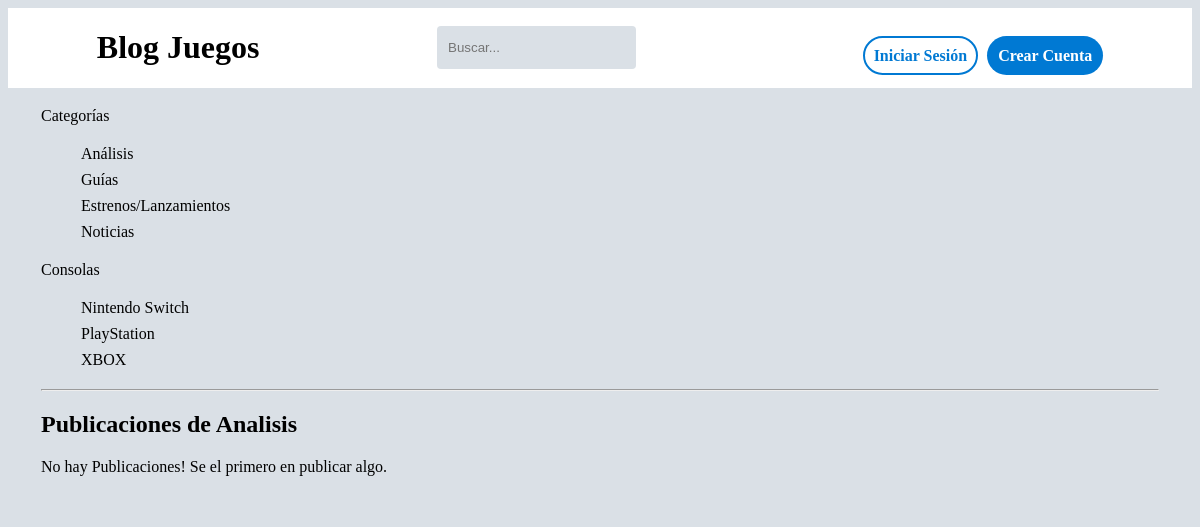
/publicaciones/categoria/analisis/, run on the app's committed database.
### principal/models.py (models this page shows)
class Category_Model(models.Model):
    name = models.CharField(max_length=50, unique=True, verbose_name='Nombre de la Categoría')
    slug = models.SlugField(max_length=100, unique=True, verbose_name='URL')
    class Meta:
        verbose_name = 'Categoría'
        verbose_name_plural = 'Categorías'
    def __str__(self) -> str:
        return self.name

class Console_Model(models.Model):
    name = models.CharField(max_length=50, unique=True, verbose_name='Nombre de la Consola')
    slug = models.SlugField(max_length=100, unique=True, verbose_name='URL')
    class Meta:
        verbose_name = 'Consola'
        verbose_name_plural = 'Consolas'
    def __str__(self) -> str:
        return self.name

### principal/views.py (the view)
# urls.py: path("categoria/<slug>/", views.category_posts, name='category_posts'),
def category_posts(request, slug):
    category = Category_Model.objects.get(slug=slug)
    posts = Posts_Model.objects.filter(category=category)
    categories = Category_Model.objects.all()
    consoles = Console_Model.objects.all()
    return render(request, 'principal_templates/genres_categories_consoles_posts.html', {
        'posts':posts,
        'categories':categories,
        "consoles":consoles,
        "title":slug,
    })

### templates/principal_templates/genres_categories_consoles_posts.html (shortened to what this page needs)
{% extends 'layout.html' %}
{% block content %}
<div>
    <div> Categorías
        <ul>
            {% for category in categories %}
                <li><a href="{% url 'category_posts' category.slug%}">{{category}}</a></li>
            {% endfor %}
        </ul>
    </div>
    <div> Consolas
        <ul>
            {% for console_game in consoles %}
                <li><a href="{% url 'consoles_posts' console_game.slug%}">{{console_game}}</a></li>
            {% endfor %}
        </ul>
    </div>
    <hr>
    <div>
        <h2>Publicaciones de {{title|title}}</h2>
        {% if posts %}
            <div>
                {% for post in posts %}
                    {% if user.username %} {% comment "" %}Si el usuario está logeado podrá acceder a las publicaciones en detalle {% endcomment %}
                        <p><a href="{% url 'detailed_post' post.slug post.pk %}">{{post.title}}</a></p>
                    {% else %}
                        <p>{{post.title}}</p>
                    {% endif %}
                    <p>{{post.content}}</p>
                    <p>{{post.up_voted.all|length}}<a href="{% url 'likes' post.id %}">like</a></p>
                    <p>{{post.down_voted.all|length}}<a href="{% url 'dislikes' post.id %}">dislike</a></p>
                    <p>
                        {% for category in post.category.all %}
                            <a href="{% url 'category_posts' category.slug%}">{{category}}</a> |
                        {% endfor %}
                    </p>
                    <p>
                        {% for genre in post.genre.all %}
                            <a href="{% url 'genre_posts' genre.slug%}">{{genre}}</a> |
                        {% endfor %}
                    </p>
                    <p>
                        {% for console_game in post.console_name.all %}
                            <a href="{% url 'consoles_posts' console_game.slug%}">{{console_game}}</a> |
                        {% endfor %}
                    </p>
                    <p>Publicado por: {{post.posted_by}}</p>
                    <p>Publicado el: {{post.created_at}}</p>
                {% endfor %}
            </div>
        {% else %}
            <p>No hay Publicaciones! Se el primero en publicar algo.</p>
        {% endif %}
    </div>
</div>
{% endblock  %}

### BlogJuegos/static/css/styles.css (style rules this page uses)
body, #content { background-color: #dae0e6; }
a { text-decoration: none; color: black; }
li { list-style: none; padding-top: 4px; padding-bottom: 4px; }

### data on the page
Category_Model: name "Análisis", slug "Analisis"
Category_Model: name "Guías"
Category_Model: name "Estrenos/Lanzamientos"
Category_Model: name "Noticias"
Console_Model: name "Nintendo Switch"
Console_Model: name "PlayStation"
Console_Model: name "XBOX"
